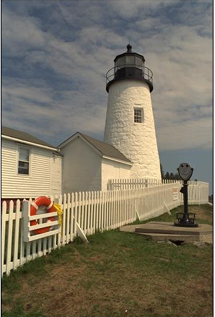
#> input picture Giữa kì XLA/image.png, 215 x 317 px
$ python bai2.py
#> lines starting #> are read from the running program, lines starting #| are printed output that depends on the picture; long printed decimals are rounded
import cv2
import numpy as np
import matplotlib.pyplot as plt
from skimage.metrics import structural_similarity as ssim
input_image = cv2.imread("image.png")
#> input_image is the input picture: shape (317, 215, 3); mean B, G, R 98.5, 115.6, 122.6
input_image=cv2.cvtColor(input_image,cv2.COLOR_BGR2RGB)
(r, c, _) = input_image.shape
#> r = 317; c = 215
mr = np.zeros((r, c))
mg = np.zeros((r, c))
mb = np.zeros((r, c))
mr[::2,::2] = 1
mb[1::2, 1::2] = 1
mg = 1 - mb - mr
I_red = input_image[:, :, 2].astype(np.float64)
I_green = input_image[:, :, 1].astype(np.float64)
I_blue = input_image[:, :, 0].astype(np.float64)
red = mr * I_red
green = mg * I_green
blue = mb * I_blue
demos_picture = np.zeros((r, c, 3), dtype=np.uint8)
demos_picture[:, :, 0] = blue
demos_picture[:, :, 1] = green
demos_picture[:, :, 2] = red
w_R = np.array([[1, 2, 1], [2, 4, 2], [1, 2, 1]])/4
w_G = np.array([[0, 1, 0], [1, 4, 1], [0, 1, 0]])/4
w_B = w_R
blue = cv2.filter2D(blue, -1, w_B)
green = cv2.filter2D(green, -1, w_G)
red = cv2.filter2D(red, -1, w_R)
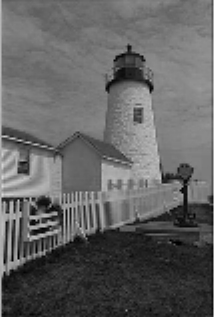
#> red: shape (317, 215) float64; min 0, max 255, mean 99
output_image = np.zeros((r, c, 3), dtype=np.uint8)
output_image[:, :, 0] = blue
output_image[:, :, 1] = green
output_image[:, :, 2] = red

img = cv2.imread("image.png")
img = cv2.cvtColor(img, cv2.COLOR_BGR2RGB)
(row, col, rgb) = img.shape
#> row = 317; col = 215; rgb = 3
mr = np.zeros((row, col))
mg = np.zeros((row, col))
mb = np.zeros((row, col))
mr[::2, ::2] = 1
mb[1::2, 1::2] = 1
mg = 1 - mr - mb
red = img[:, :, 2]
green = img[:, :, 1]
blue = img[:, :, 0]
red = np.multiply(red.astype(float), mr)
green = np.multiply(green.astype(float), mg)
blue = np.multiply(blue.astype(float), mb)
multi_img = np.zeros((row, col, 3), dtype=np.uint8)
multi_img[:, :, 0] = blue.astype(np.uint8)
multi_img[:, :, 1] = green.astype(np.uint8)
multi_img[:, :, 2] = red.astype(np.uint8)
F_L = np.array([[-2, 3, -6, 3, -2],
                [3, 4, 2, 4, 3],
                [-6, 2, 48, 2, -6],
                [3, 4, 2, 4, 3],
                [-2, 3, -6, 3, -2]]) * (1/64)
out = red + green + blue
lum = cv2.filter2D(out, -1, F_L)
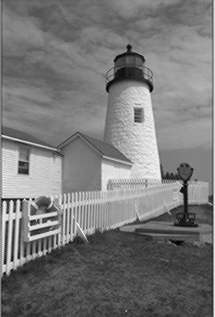
#> lum: shape (317, 215) float64; min -1.41, max 240.5, mean 112.8; drawn with min black and max white
multi_chr = out - lum
redd = np.zeros((row, col))
greenn = np.zeros((row, col))
bluee = np.zeros((row, col))
redd[::2, ::2] = multi_chr[::2, ::2]
bluee[1::2, 1::2] = multi_chr[1::2, 1::2]
greenn = multi_chr - redd - bluee
smp_chr = np.zeros((row, col, 3), dtype=np.float64)
smp_chr[:, :, 0] = redd
smp_chr[:, :, 1] = greenn
smp_chr[:, :, 2] = bluee
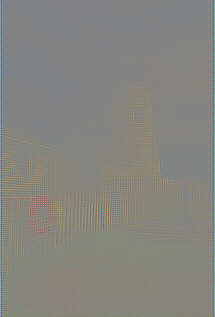
#> smp_chr: shape (317, 215, 3) float64; mean of channels 0, 1, 2 -3.4, 1.4, 2.2; drawn with min black and max white
wrb = np.array([[1, 2, 1],
[2, 4, 2],
[1, 2, 1]])/4
wg = np.array([[0, 1, 0],
[1, 4, 1],
[0, 1, 0]])/4
redd = cv2.filter2D(redd, -1, wrb)
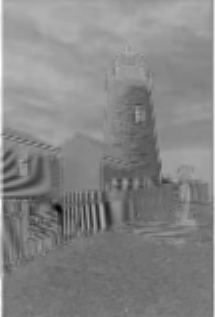
#> redd: shape (317, 215) float64; min -107, max 71.03, mean -13.8; drawn with min black and max white
greenn = cv2.filter2D(greenn, -1, wg)
bluee = cv2.filter2D(bluee, -1, wrb)
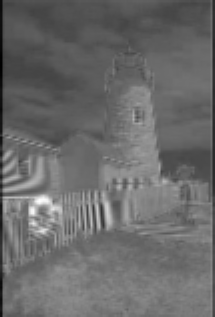
#> bluee: shape (317, 215) float64; min -57.41, max 101.1, mean 8.8; drawn with min black and max white
chr = np.zeros((row, col, 3), dtype=np.float64)
chr[:, :, 0] = bluee
chr[:, :, 1] = greenn
chr[:, :, 2] = redd
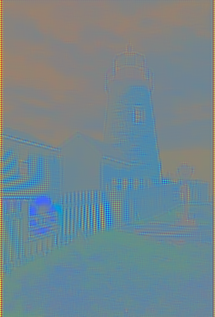
#> chr: shape (317, 215, 3) float64; mean of channels 0, 1, 2 8.8, 2.7, -13.8; drawn with min black and max white
picture_res = np.zeros((row, col, 3), dtype=np.uint8)
picture_res[:, :, 0] = np.clip(chr[:, :, 0] + lum, 0, 255)
picture_res[:, :, 1] = np.clip(chr[:, :, 1] + lum, 0, 255)
picture_res[:,:, 2] = np.clip(chr[:,:, 2] + lum, 0, 255)
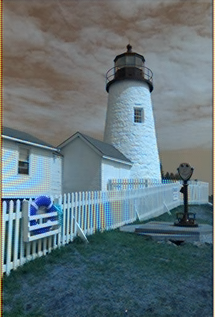
#> picture_res: shape (317, 215, 3); mean of channels 0, 1, 2 121.3, 115.3, 98.7; drawn as B, G, R


def calculate_psnr(img1, img2):
    mse = np.mean((img1 - img2) ** 2)
#> mse = 22.86
    if mse == 0:
        return float('inf')
    max_pixel = 255.0
    psnr = 20 * np.log10(max_pixel / np.sqrt(mse))
#> psnr = 34.54
    return psnr
psnr1 = calculate_psnr(input_image, output_image)
#> psnr1 = 34.54
psnr2 = calculate_psnr(img, picture_res)
#> psnr2 = 36.56
gray_img1 = cv2.cvtColor(input_image, cv2.COLOR_BGR2GRAY)
gray_img2 = cv2.cvtColor(output_image, cv2.COLOR_BGR2GRAY)
ssim_value1 = ssim(gray_img1, gray_img2)
#> ssim_value1 = 0.928
gray_img3 = cv2.cvtColor(img, cv2.COLOR_BGR2GRAY)
gray_img4 = cv2.cvtColor(picture_res, cv2.COLOR_BGR2GRAY)
ssim_value2 = ssim(gray_img3, gray_img4)
#> ssim_value2 = 0.974
print("PSNR1:", psnr1)
#| PSNR1: 34.539
print("SSIM1:", ssim_value1)
#| SSIM1: 0.9284
print("PSNR2:", psnr2)
#| PSNR2: 36.564
print("SSIM2:", ssim_value2)
#| SSIM2: 0.974
plt.subplot(2, 2, 1)
plt.imshow(input_image), plt.title('Ảnh gốc phương pháp nội suy tuyến tính'), plt.xticks([]), plt.yticks([])
plt.subplot(2, 2, 2)
plt.imshow(output_image), plt.title('Ảnh kết quả phương pháp nội suy tuyến tính'), plt.xticks([]), plt.yticks([])
plt.subplot(2, 2, 3)
plt.imshow(img), plt.title('Ảnh gốc phương pháp Alleysson'), plt.xticks([]), plt.yticks([])
plt.subplot(2, 2, 4)
plt.imshow(picture_res), plt.title('Ảnh kết quả phương pháp Alleysson'), plt.xticks([]), plt.yticks([])

plt.show()

$ run again, with Giữa kì XLA/plumage.png copied over Giữa kì XLA/image.png
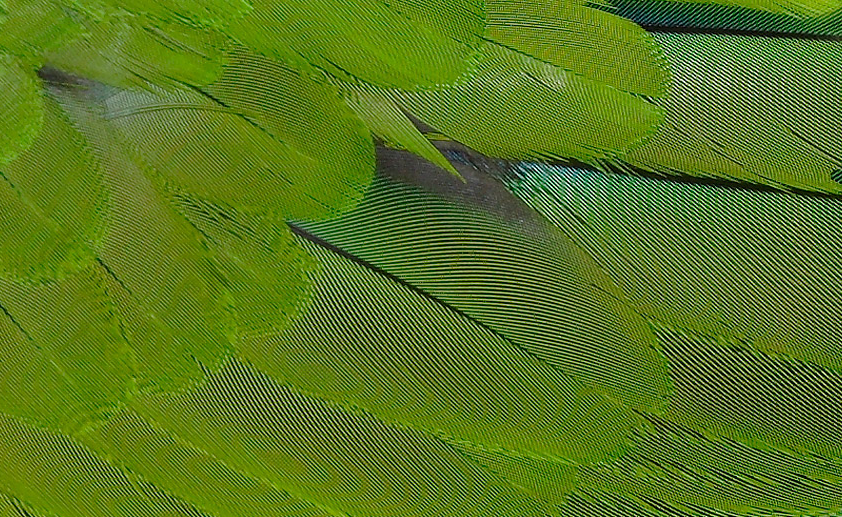
#> input picture Giữa kì XLA/plumage.png, 842 x 517 px
#> input_image is the input picture: shape (517, 842, 3); mean B, G, R 33.9, 118.7, 88.2
#> `demos_picture[:, :, 2] = red`:
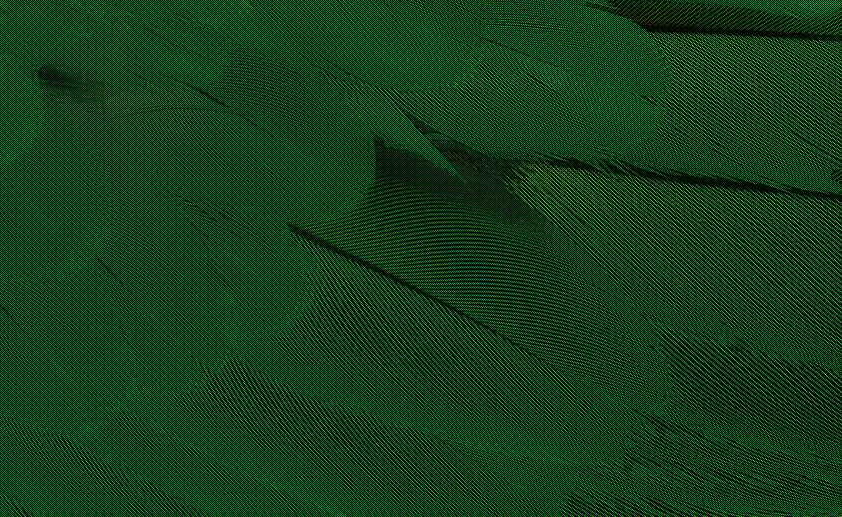
#> demos_picture: shape (517, 842, 3); mean of channels 0, 1, 2 22, 59.3, 8.5; drawn as B, G, R
#> `redd = cv2.filter2D(redd, -1, wrb)`:
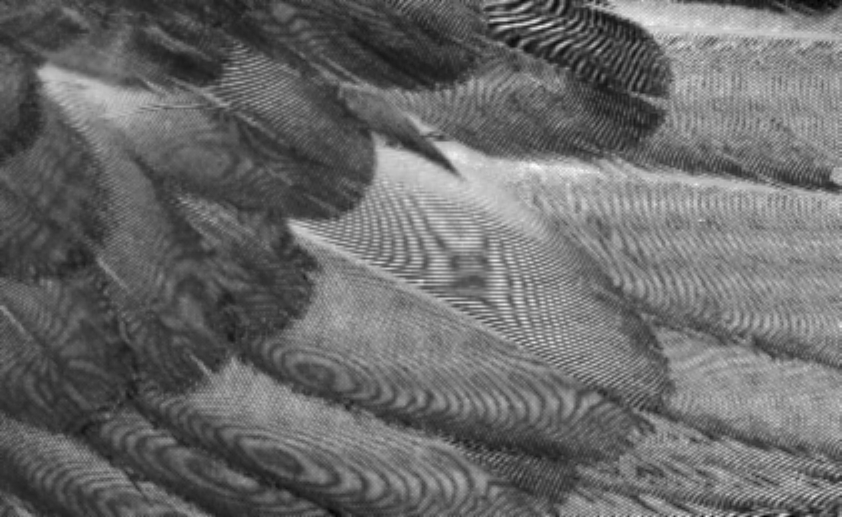
#> redd: shape (517, 842) float64; min -114.8, max 26.39, mean -56; drawn with min black and max white
#> mse = 59.65
#> psnr = 30.37
#> psnr2 = 31.88
#> ssim_value1 = 0.794
#> ssim_value2 = 0.963
#| PSNR1: 30.375
#| SSIM1: 0.7936
#| PSNR2: 31.878
#| SSIM2: 0.963
